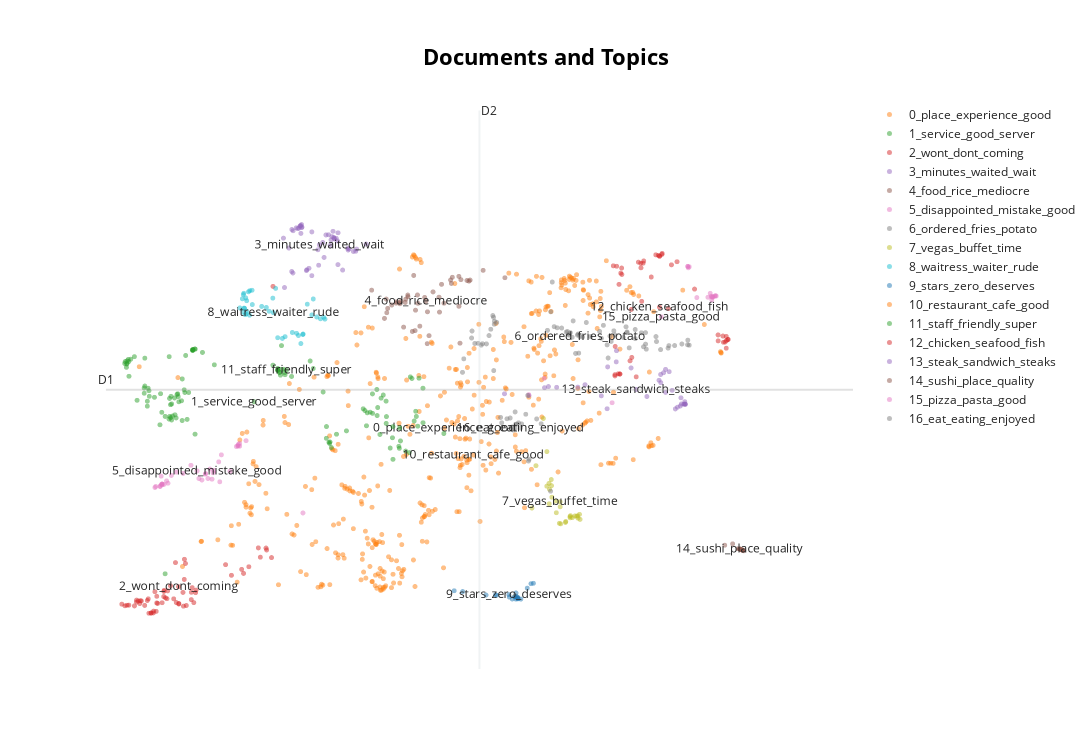

This figure's notebook cell:
### Code cell
reduced_embeddings = UMAP(n_neighbors=10, n_components=2, min_dist=0.0, metric='cosine').fit_transform(corpus_embeddings)
model.visualize_documents(docs, reduced_embeddings=reduced_embeddings)
